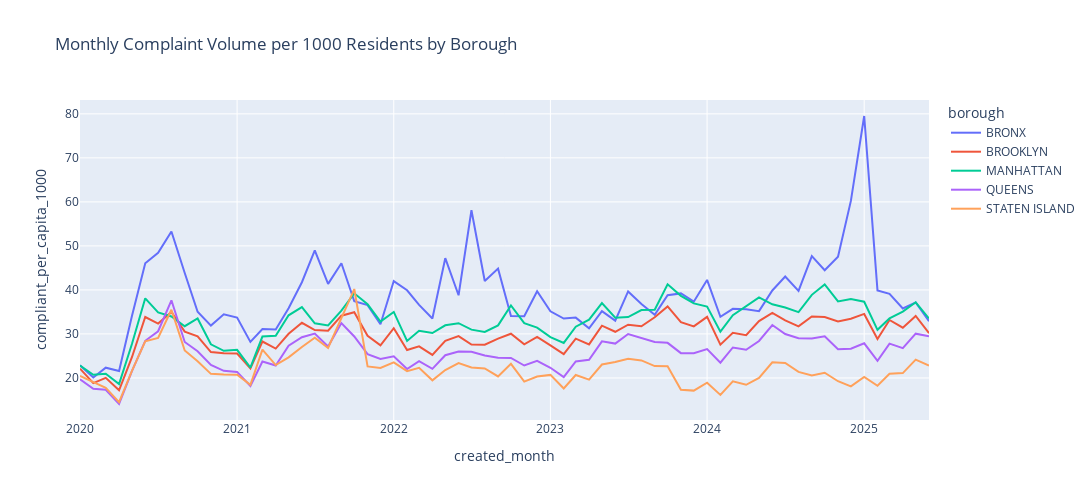

This figure's notebook cell:
### Code cell
# Create a mapping of zip codes to boroughs
# If a zip code has multiple boroughs, keep the one with the highest complaint count
zip_borough_map = (
    df[df['borough'].notna() & (df['borough'] != 'Unspecified')]
    .groupby(['incident_zip', 'borough'])
    .size()
    .reset_index(name='complaint_count')
    .sort_values(['incident_zip', 'complaint_count'], ascending=[True, False])
    .drop_duplicates(subset=['incident_zip'], keep='first')
    .reset_index(drop=True)
)[['incident_zip', 'borough']]
 
# Use the zip_borough_map to merge with the nyc_population data to get borough populations
nyc_pop['zip'] = nyc_pop['zip'].astype(str).str.zfill(5)
merged_pop = nyc_pop.merge(zip_borough_map, left_on='zip', right_on = 'incident_zip', how='inner', suffixes=('', '_borough'))
borough_pop = merged_pop.groupby('borough')['population'].sum().reset_index()
 
# Find the compliant volume per 1000 residents for each borough
compliant_volume_by_borough = compliant_volume_by_borough.merge(borough_pop, on='borough', how='left')
compliant_volume_by_borough['compliant_per_capita_1000'] = compliant_volume_by_borough['complaint_count'] / compliant_volume_by_borough['population'] * 1000
fig = px.line(
    compliant_volume_by_borough, 
    x='created_month', 
    y='compliant_per_capita_1000', 
    color='borough', 
    title='Monthly Complaint Volume per 1000 Residents by Borough'
    )
fig.update_layout(width=1200, height=500)
